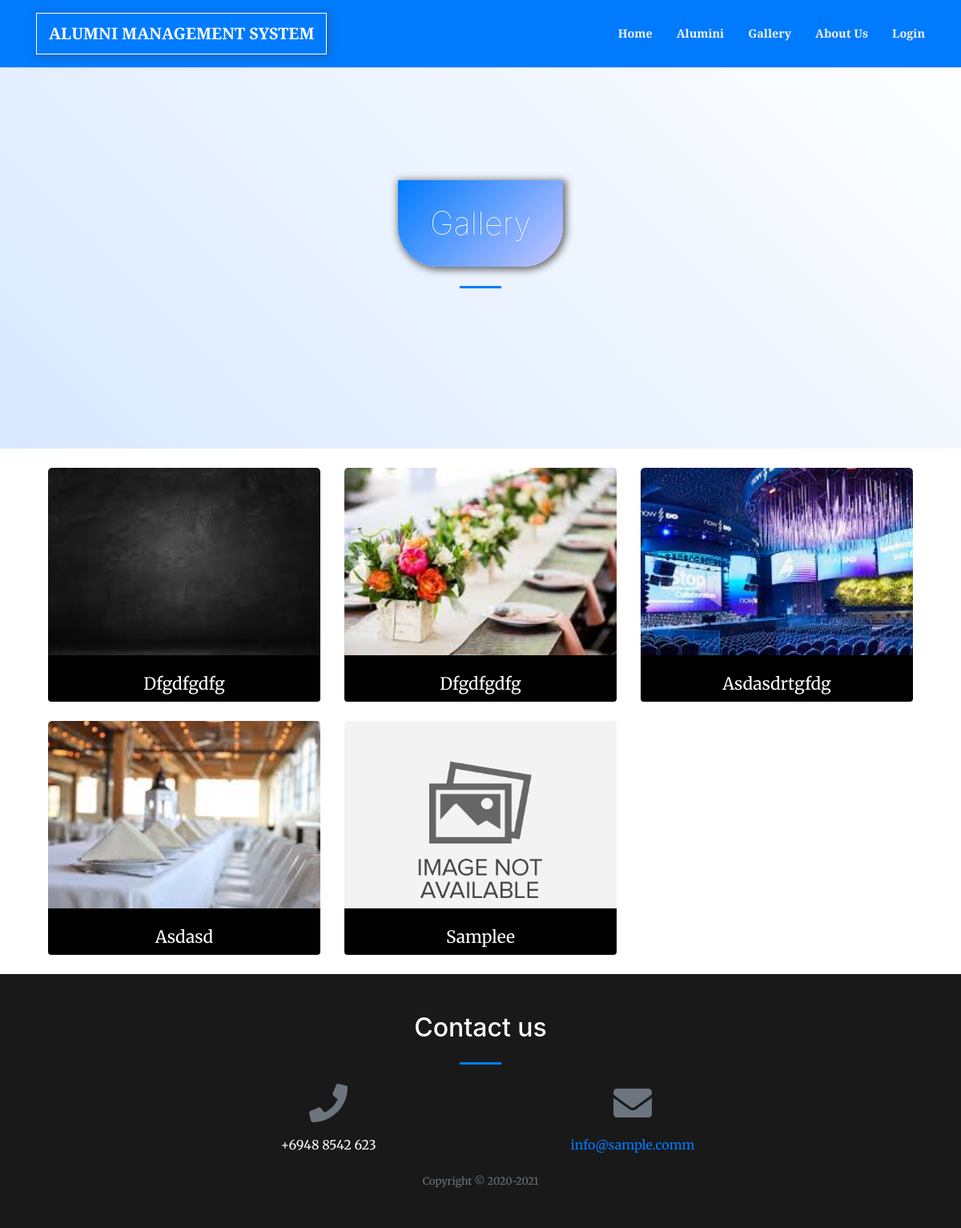
The page /index.php?page=gallery on the database its author committed.
### tables this page shows
CREATE TABLE `gallery` (
  `id` int(30) NOT NULL,
  `about` text NOT NULL,
  `created` datetime NOT NULL DEFAULT current_timestamp()
);

### gallery.php (the view, shortened to what this page needs)
<?php
include 'admin/db_connect.php';
?>
        <header class="masthead">
            <div class="container-fluid h-100">
                <div class="row h-100 align-items-center justify-content-center text-center">
                    <div class="col-lg-8  mb-4 page-title">
                        <h2 class="text-white">Gallery</h2>
                        <hr class="divider my-4" />
                    </div>
                </div>
            </div>
        </header>
            <div class="container mt-3 pt-2">
                <div class="row-items">
                <div class="col-lg-12">
                    <div class="row">
                <?php
                $rtl ='rtl';
                $ci= 0;
                $img = array();
                $fpath = 'admin/assets/uploads/gallery';
                $files= is_dir($fpath) ? scandir($fpath) : array();
                foreach($files as $val){
                    if(!in_array($val, array('.','..'))){
                        $n = explode('_',$val);
                        $img[$n[0]] = $val;
                    }
                }
                $gallery = $conn->query("SELECT * from gallery order by id desc");
                while($row = $gallery->fetch_assoc()):
                    $ci++;
                    if($ci < 3){
                        $rtl = '';
                    }else{
                        $rtl = 'rtl';
                    }
                    if($ci == 4){
                        $ci = 0;
                    }
                ?>
                <div class="col-md-4">
                <div class="card gallery-list <?php echo $rtl ?>" data-id="<?php echo $row['id'] ?>">
                        <div class="gallery-img item-image-holder" card-img-top>
                            <img src="<?php echo isset($img[$row['id']]) && is_file($fpath.'/'.$img[$row['id']]) ? $fpath.'/'.$img[$row['id']] :'' ?>" alt="">
                        </div>
                    <div class="card-body">
                        <div class="row  justify-content-center text-center h-100">
                            <div class="">
                                <div>
                                <span class="truncate" style="font-size: inherit;"><small><?php echo ucwords($row['about']) ?></small></span>
                                    <br>
                                </div>
                            </div>
                        </div>
                    </div>
                </div>
                <br>
                </div>
                <?php endwhile; ?>
                </div>
                </div>
                </div>
            </div>

### index.php (shortened to what this page needs)
<!DOCTYPE html>
<html lang="en">
    <?php
    include('header.php');
    ?>
    <body id="page-top">
        <nav class="navbar navbar-expand-lg navbar-light fixed-top py-3" id="mainNav">
            <div class="container">
                <a class="navbar-brand js-scroll-trigger" href="./"><?php echo $_SESSION['system']['name'] ?></a>
                <div class="collapse navbar-collapse" id="navbarResponsive">
                    <ul class="navbar-nav ml-auto my-2 my-lg-0">
                        <li class="nav-item"><a class="nav-link js-scroll-trigger" href="index.php?page=home">Home</a></li>
                        <li class="nav-item"><a class="nav-link js-scroll-trigger" href="index.php?page=alumni_list">Alumini </a></li>
                        <li class="nav-item"><a class="nav-link js-scroll-trigger" href="index.php?page=gallery">Gallery</a></li>
                        <li class="nav-item"><a class="nav-link js-scroll-trigger" href="index.php?page=about">About Us</a></li>
                        <?php if(!isset($_SESSION['login_id'])): ?>
                        <li class="nav-item"><a class="nav-link js-scroll-trigger" href="#" id="login">Login</a></li>
                        <?php endif; ?>
                    </ul>
                </div>
            </div>
        </nav>
        <?php
        $page = isset($_GET['page']) ?$_GET['page'] : "home";
        include $page.'.php';
        ?>
        <footer class=" py-5">
            <div class="container">
                <div class="row justify-content-center">
                    <div class="col-lg-8 text-center">
                        <h2 class="mt-0 text-white">Contact us</h2>
                        <hr class="divider my-4" />
                    </div>
                </div>
                <div class="row">
                    <div class="col-lg-4 ml-auto text-center mb-5 mb-lg-0">
                        <i class="fas fa-phone fa-3x mb-3 text-muted"></i>
                        <div class="text-white"><?php echo $_SESSION['system']['contact'] ?></div>
                    </div>
                    <div class="col-lg-4 mr-auto text-center">
                        <i class="fas fa-envelope fa-3x mb-3 text-muted"></i>
                        <a class="d-block" href="mailto:<?php echo $_SESSION['system']['email'] ?>"><?php echo $_SESSION['system']['email'] ?></a>
                    </div>
                </div>
            </div>
            <br>
            <div class="container"><div class="small text-center text-muted">Copyright © 2020-2021 </div>
    </body>
</html>

### header.php (shortened to what this page needs)
<link href="admin/assets/css/jquery.datetimepicker.min.css" rel="stylesheet">
<link href="https://cdnjs.cloudflare.com/ajax/libs/magnific-popup.js/1.1.0/magnific-popup.min.css" rel="stylesheet" />
<link href="admin/assets/vendor/bootstrap-datepicker/css/bootstrap-datepicker.css" rel="stylesheet" />
<link href="css/styles.css" rel="stylesheet" />
<link type="text/css" rel="stylesheet" href="admin/assets/css/jquery-te-1.4.0.css">
 <link href="admin/assets/css/select2.min.css" rel="stylesheet">

### index.php (style rules this page uses)
header.masthead { background-color:white; background-repeat: no-repeat; background-size: cover; height:100vh; background-position:center; }
footer { background: #000000e6 !important; }

### gallery.php (style rules this page uses)
.gallery-list { cursor: pointer; border: unset; flex-direction: inherit; position:relative; overflow:hidden; }
.gallery-img { width: 100%; }
.gallery-img img { border-radius: 5px; max-width: calc(100%); }
.gallery-list .card-body { position:absolute; top:80%; left:0%; background-color:#000; height:100%; width:100%; transition:all 0.3s linear; }
.gallery-list .card-body .truncate small { font-size:21px; font-style:initial; color:white; }
header.masthead,header.masthead:before { min-height: 70vh !important; height: 70vh !important }
.row-items { position: relative; }
.rtl { direction: rtl ; }
.masthead { min-height: 23vh !important; height: 23vh !important; }
.masthead:before { min-height: 23vh !important; height: 23vh !important; }

### rows shown on the page
gallery: shows a picture, about "Dfgdfgdfg"
gallery: shows a picture, about "Dfgdfgdfg"
gallery: shows a picture, about "Asdasdrtgfdg"
gallery: shows a picture, about "Asdasd"
gallery: shows a picture, about "Samplee"

### other values the page prints
$_SESSION['system']['name'] "ALUMNI MANAGEMENT SYSTEM"
$_SESSION['system']['contact'] "+6948 8542 623"
$_SESSION['system']['email'] "info@sample.comm"
